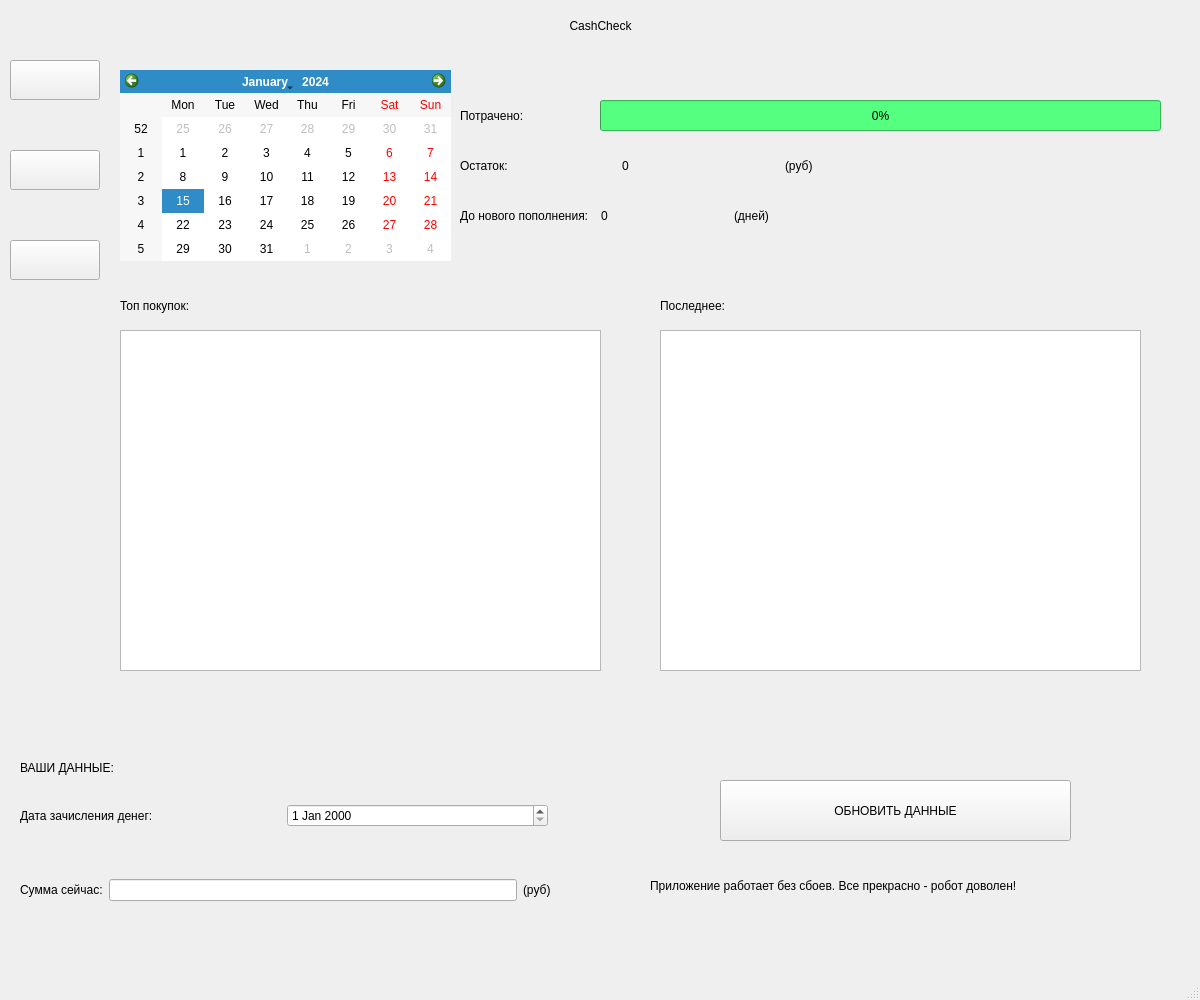
<?xml version="1.0" encoding="UTF-8"?>
<ui version="4.0">
 <class>MainWindowHome</class>
 <widget class="QMainWindow" name="MainWindowHome">
  <property name="enabled">
   <bool>true</bool>
  </property>
  <property name="geometry">
   <rect>
    <x>0</x>
    <y>0</y>
    <width>1200</width>
    <height>1000</height>
   </rect>
  </property>
  <property name="minimumSize">
   <size>
    <width>1200</width>
    <height>1000</height>
   </size>
  </property>
  <property name="maximumSize">
   <size>
    <width>1200</width>
    <height>1000</height>
   </size>
  </property>
  <property name="windowTitle">
   <string>MainWindow</string>
  </property>
  <property name="styleSheet">
   <string notr="true">background-image: url(:/ad/project pqt5/materials for the proj/startluna.png);</string>
  </property>
  <widget class="QWidget" name="centralwidget">
   <widget class="QWidget" name="widget" native="true">
    <property name="enabled">
     <bool>true</bool>
    </property>
    <property name="geometry">
     <rect>
      <x>110</x>
      <y>60</y>
      <width>1081</width>
      <height>681</height>
     </rect>
    </property>
    <property name="styleSheet">
     <string notr="true">background-image: url(:/ad/project pqt5/materials for the proj/home or main.png);</string>
    </property>
    <widget class="QCalendarWidget" name="calendarWidget">
     <property name="geometry">
      <rect>
       <x>10</x>
       <y>10</y>
       <width>331</width>
       <height>191</height>
      </rect>
     </property>
    </widget>
    <widget class="QProgressBar" name="progressBar">
     <property name="geometry">
      <rect>
       <x>490</x>
       <y>40</y>
       <width>561</width>
       <height>31</height>
      </rect>
     </property>
     <property name="styleSheet">
      <string notr="true">background-color: rgb(85, 255, 127);</string>
     </property>
     <property name="value">
      <number>0</number>
     </property>
     <property name="textDirection">
      <enum>QProgressBar::TopToBottom</enum>
     </property>
    </widget>
    <widget class="QWidget" name="horizontalLayoutWidget_3">
     <property name="geometry">
      <rect>
       <x>350</x>
       <y>90</y>
       <width>481</width>
       <height>31</height>
      </rect>
     </property>
     <layout class="QHBoxLayout" name="horizontalLayout_3">
      <item>
       <widget class="QLabel" name="label_6">
        <property name="enabled">
         <bool>true</bool>
        </property>
        <property name="styleSheet">
         <string notr="true">font: 16pt &quot;Palatino Linotype&quot;;</string>
        </property>
        <property name="text">
         <string>Остаток:</string>
        </property>
       </widget>
      </item>
      <item>
       <widget class="QLabel" name="label_9">
        <property name="styleSheet">
         <string notr="true">font: 16pt &quot;Palatino Linotype&quot;;</string>
        </property>
        <property name="text">
         <string>0</string>
        </property>
       </widget>
      </item>
      <item>
       <widget class="QLabel" name="label_10">
        <property name="enabled">
         <bool>true</bool>
        </property>
        <property name="styleSheet">
         <string notr="true">font: 16pt &quot;Palatino Linotype&quot;;</string>
        </property>
        <property name="text">
         <string>(руб)</string>
        </property>
       </widget>
      </item>
     </layout>
    </widget>
    <widget class="QWidget" name="horizontalLayoutWidget_4">
     <property name="geometry">
      <rect>
       <x>350</x>
       <y>140</y>
       <width>401</width>
       <height>31</height>
      </rect>
     </property>
     <layout class="QHBoxLayout" name="horizontalLayout_4">
      <item>
       <widget class="QLabel" name="label_7">
        <property name="styleSheet">
         <string notr="true">font: 16pt &quot;Palatino Linotype&quot;;</string>
        </property>
        <property name="text">
         <string>До нового пополнения:  </string>
        </property>
       </widget>
      </item>
      <item>
       <widget class="QLabel" name="label_11">
        <property name="styleSheet">
         <string notr="true">font: 16pt &quot;Palatino Linotype&quot;;</string>
        </property>
        <property name="text">
         <string>0</string>
        </property>
       </widget>
      </item>
      <item>
       <widget class="QLabel" name="label_8">
        <property name="styleSheet">
         <string notr="true">font: 16pt &quot;Palatino Linotype&quot;;</string>
        </property>
        <property name="text">
         <string>(дней)</string>
        </property>
       </widget>
      </item>
     </layout>
    </widget>
    <widget class="QLabel" name="label_12">
     <property name="geometry">
      <rect>
       <x>350</x>
       <y>40</y>
       <width>121</width>
       <height>31</height>
      </rect>
     </property>
     <property name="styleSheet">
      <string notr="true">font: 16pt &quot;Palatino Linotype&quot;;</string>
     </property>
     <property name="text">
      <string>Потрачено:</string>
     </property>
    </widget>
    <widget class="QLabel" name="label_13">
     <property name="geometry">
      <rect>
       <x>10</x>
       <y>230</y>
       <width>141</width>
       <height>31</height>
      </rect>
     </property>
     <property name="styleSheet">
      <string notr="true">font: 16pt &quot;Palatino Linotype&quot;;</string>
     </property>
     <property name="text">
      <string>Топ покупок:</string>
     </property>
    </widget>
    <widget class="QLabel" name="label_14">
     <property name="geometry">
      <rect>
       <x>550</x>
       <y>230</y>
       <width>111</width>
       <height>31</height>
      </rect>
     </property>
     <property name="styleSheet">
      <string notr="true">font: 16pt &quot;Palatino Linotype&quot;;</string>
     </property>
     <property name="text">
      <string>Последнее:</string>
     </property>
    </widget>
    <widget class="QTableWidget" name="tableWidget">
     <property name="geometry">
      <rect>
       <x>10</x>
       <y>270</y>
       <width>481</width>
       <height>341</height>
      </rect>
     </property>
    </widget>
    <widget class="QTableWidget" name="tableWidget_2">
     <property name="geometry">
      <rect>
       <x>550</x>
       <y>270</y>
       <width>481</width>
       <height>341</height>
      </rect>
     </property>
    </widget>
   </widget>
   <widget class="QWidget" name="widget_2" native="true">
    <property name="geometry">
     <rect>
      <x>10</x>
      <y>60</y>
      <width>91</width>
      <height>681</height>
     </rect>
    </property>
    <property name="styleSheet">
     <string notr="true">background-image: url(:/ad/project pqt5/materials for the proj/home or left.png);</string>
    </property>
    <widget class="QPushButton" name="pushButton_4">
     <property name="geometry">
      <rect>
       <x>0</x>
       <y>0</y>
       <width>90</width>
       <height>40</height>
      </rect>
     </property>
     <property name="styleSheet">
      <string notr="true">border-image: url(:/ad/project pqt5/materials for the proj/grey.png);</string>
     </property>
     <property name="text">
      <string/>
     </property>
     <property name="icon">
      <iconset resource="imges.qrc">
       <normaloff>:/ad/project pqt5/materials for the proj/left-arrow.png</normaloff>:/ad/project pqt5/materials for the proj/left-arrow.png</iconset>
     </property>
     <property name="iconSize">
      <size>
       <width>30</width>
       <height>30</height>
      </size>
     </property>
    </widget>
    <widget class="QPushButton" name="pushButton_3">
     <property name="geometry">
      <rect>
       <x>0</x>
       <y>90</y>
       <width>90</width>
       <height>40</height>
      </rect>
     </property>
     <property name="styleSheet">
      <string notr="true">border-image: url(:/ad/project pqt5/materials for the proj/grey.png);</string>
     </property>
     <property name="text">
      <string/>
     </property>
     <property name="icon">
      <iconset resource="imges.qrc">
       <normaloff>:/ad/project pqt5/materials for the proj/give-money.png</normaloff>:/ad/project pqt5/materials for the proj/give-money.png</iconset>
     </property>
     <property name="iconSize">
      <size>
       <width>30</width>
       <height>30</height>
      </size>
     </property>
    </widget>
    <widget class="QPushButton" name="pushButton_2">
     <property name="geometry">
      <rect>
       <x>0</x>
       <y>180</y>
       <width>90</width>
       <height>40</height>
      </rect>
     </property>
     <property name="styleSheet">
      <string notr="true">border-image: url(:/ad/project pqt5/materials for the proj/grey.png);</string>
     </property>
     <property name="text">
      <string/>
     </property>
     <property name="icon">
      <iconset resource="imges.qrc">
       <normaloff>:/ad/project pqt5/materials for the proj/wishlist.png</normaloff>:/ad/project pqt5/materials for the proj/wishlist.png</iconset>
     </property>
     <property name="iconSize">
      <size>
       <width>30</width>
       <height>30</height>
      </size>
     </property>
    </widget>
   </widget>
   <widget class="QWidget" name="widget_3" native="true">
    <property name="geometry">
     <rect>
      <x>10</x>
      <y>750</y>
      <width>1181</width>
      <height>241</height>
     </rect>
    </property>
    <property name="styleSheet">
     <string notr="true">background-image: url(:/ad/project pqt5/materials for the proj/home or down.png);</string>
    </property>
    <widget class="QLabel" name="label">
     <property name="geometry">
      <rect>
       <x>10</x>
       <y>10</y>
       <width>121</width>
       <height>16</height>
      </rect>
     </property>
     <property name="styleSheet">
      <string notr="true">font: 75 12pt &quot;System&quot;;</string>
     </property>
     <property name="text">
      <string>ВАШИ ДАННЫЕ:</string>
     </property>
    </widget>
    <widget class="QWidget" name="horizontalLayoutWidget">
     <property name="geometry">
      <rect>
       <x>10</x>
       <y>40</y>
       <width>528</width>
       <height>52</height>
      </rect>
     </property>
     <layout class="QHBoxLayout" name="horizontalLayout">
      <item>
       <widget class="QLabel" name="label_3">
        <property name="styleSheet">
         <string notr="true">font: 16pt &quot;Palatino Linotype&quot;;</string>
        </property>
        <property name="text">
         <string>Дата зачисления денег:</string>
        </property>
       </widget>
      </item>
      <item>
       <widget class="QDateEdit" name="dateEdit"/>
      </item>
     </layout>
    </widget>
    <widget class="QWidget" name="horizontalLayoutWidget_2">
     <property name="geometry">
      <rect>
       <x>10</x>
       <y>100</y>
       <width>531</width>
       <height>80</height>
      </rect>
     </property>
     <layout class="QHBoxLayout" name="horizontalLayout_2">
      <item>
       <widget class="QLabel" name="label_4">
        <property name="styleSheet">
         <string notr="true">font: 16pt &quot;Palatino Linotype&quot;;</string>
        </property>
        <property name="text">
         <string>Сумма сейчас:</string>
        </property>
       </widget>
      </item>
      <item>
       <widget class="QLineEdit" name="lineEdit"/>
      </item>
      <item>
       <widget class="QLabel" name="label_5">
        <property name="styleSheet">
         <string notr="true">font: 16pt &quot;Palatino Linotype&quot;;</string>
        </property>
        <property name="text">
         <string>(руб)</string>
        </property>
       </widget>
      </item>
     </layout>
    </widget>
    <widget class="QPushButton" name="pushButton_5">
     <property name="geometry">
      <rect>
       <x>710</x>
       <y>30</y>
       <width>351</width>
       <height>61</height>
      </rect>
     </property>
     <property name="styleSheet">
      <string notr="true">border-image: url(:/ad/project pqt5/materials for the proj/grey.png);
font: 26pt &quot;MS Shell Dlg 2&quot;;</string>
     </property>
     <property name="text">
      <string>ОБНОВИТЬ ДАННЫЕ</string>
     </property>
     <property name="iconSize">
      <size>
       <width>30</width>
       <height>30</height>
      </size>
     </property>
    </widget>
    <widget class="QLabel" name="label_15">
     <property name="geometry">
      <rect>
       <x>640</x>
       <y>100</y>
       <width>491</width>
       <height>71</height>
      </rect>
     </property>
     <property name="styleSheet">
      <string notr="true">font: 12pt &quot;MS Shell Dlg 2&quot;;</string>
     </property>
     <property name="text">
      <string>Приложение работает без сбоев. Все прекрасно - робот доволен!</string>
     </property>
    </widget>
   </widget>
   <widget class="QLabel" name="label_2">
    <property name="geometry">
     <rect>
      <x>10</x>
      <y>0</y>
      <width>1181</width>
      <height>51</height>
     </rect>
    </property>
    <property name="styleSheet">
     <string notr="true">background-image: url(:/ad/project pqt5/materials for the proj/pink home.png);
font: 75 36pt &quot;Segoe Print&quot;;</string>
    </property>
    <property name="text">
     <string>CashCheck</string>
    </property>
    <property name="alignment">
     <set>Qt::AlignCenter</set>
    </property>
   </widget>
  </widget>
  <widget class="QMenuBar" name="menubar">
   <property name="geometry">
    <rect>
     <x>0</x>
     <y>0</y>
     <width>1200</width>
     <height>21</height>
    </rect>
   </property>
  </widget>
  <widget class="QStatusBar" name="statusbar"/>
 </widget>
 <resources>
  <include location="imges.qrc"/>
 </resources>
 <connections/>
</ui>
